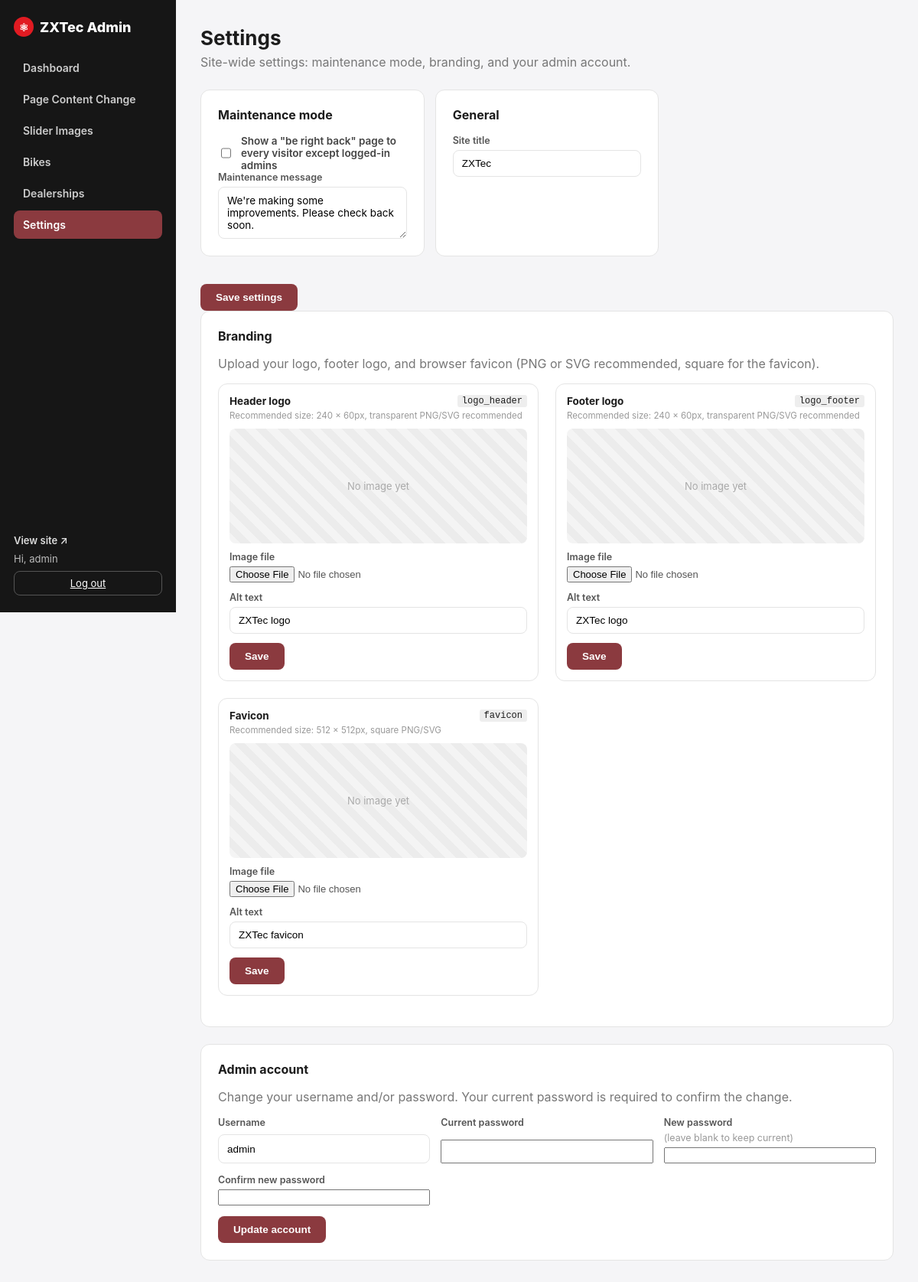
Page /admin/settings.php (signed in) on the committed database.
### tables this page shows
CREATE TABLE IF NOT EXISTS images (
    id INT AUTO_INCREMENT PRIMARY KEY,
    slot VARCHAR(64) NOT NULL UNIQUE,    
    label VARCHAR(128) NOT NULL,         
    filename VARCHAR(255) DEFAULT NULL,  
    alt_text VARCHAR(255) DEFAULT '',
    updated_at TIMESTAMP DEFAULT CURRENT_TIMESTAMP ON UPDATE CURRENT_TIMESTAMP
);

### includes/db.php (called while the page is built, shortened)
<?php
function db(): PDO
{
    static $pdo = null;
    if ($pdo === null) {
        if (DB_SOCKET !== '') {
            $dsn = 'mysql:unix_socket=' . DB_SOCKET . ';dbname=' . DB_NAME . ';charset=utf8mb4';
        } else {
            $dsn = 'mysql:host=' . DB_HOST . ';port=' . DB_PORT . ';dbname=' . DB_NAME . ';charset=utf8mb4';
        }
        $pdo = new PDO($dsn, DB_USER, DB_PASS, [
            PDO::ATTR_ERRMODE            => PDO::ERRMODE_EXCEPTION,
            PDO::ATTR_DEFAULT_FETCH_MODE => PDO::FETCH_ASSOC,
            PDO::ATTR_EMULATE_PREPARES   => false,
        ]);
    }
    return $pdo;
}
function all_images(): array
{
    $rows = db()->query('SELECT * FROM images ORDER BY id')->fetchAll();
    $out = [];
    foreach ($rows as $r) {
        $out[$r['slot']] = $r;
    }
    return $out;
}
function e(?string $s): string
{
    return htmlspecialchars((string) $s, ENT_QUOTES, 'UTF-8');
}
function all_settings(): array
{
    $rows = db()->query('SELECT * FROM settings')->fetchAll();
    $out = [];
    foreach ($rows as $r) {
        $out[$r['setting_key']] = $r['setting_value'];
    }
    return $out;
}

### admin/auth.php (called while the page is built, shortened)
<?php
require_once __DIR__ . '/../includes/db.php';
function current_admin(): ?array
{
    return $_SESSION['admin'] ?? null;
}

### admin/settings.php (the view, shortened to what this page needs)
<?php
require_once __DIR__ . '/layout.php';
$settings = all_settings();
$images   = all_images();
?>
<p class="admin-lead">Site-wide settings: maintenance mode, branding, and your admin account.</p>
<form method="post" class="settings-form">
    <div class="card">
        <h3>Maintenance mode</h3>
        <label class="toggle-row">
            <input type="checkbox" name="maintenance_mode" value="1" <?= ($settings['maintenance_mode'] ?? '0') === '1' ? 'checked' : '' ?>>
            <span>Show a "be right back" page to every visitor except logged-in admins</span>
        </label>
        <label class="field">Maintenance message
            <textarea name="maintenance_message" rows="3"><?= e($settings['maintenance_message'] ?? '') ?></textarea>
        </label>
    </div>
    <div class="card">
        <h3>General</h3>
        <label class="field">Site title
            <input type="text" name="site_title" value="<?= e($settings['site_title'] ?? '') ?>">
        </label>
    </div>
    <button type="submit" class="btn-primary">Save settings</button>
</form>
<div class="card">
    <h3>Branding</h3>
    <p class="admin-lead" style="margin-bottom:16px;">Upload your logo, footer logo, and browser favicon (PNG or SVG recommended, square for the favicon).</p>
    <div class="image-grid image-grid-compact">
        <?php foreach (BRAND_IMAGE_SLOTS as $slot => $slotMeta): $img = $images[$slot] ?? null; ?>
            <div class="image-card">
                <div class="image-card-head">
                    <h4><?= e($slotMeta['label']) ?></h4>
                    <code><?= e($slot) ?></code>
                </div>
                <p class="size-hint">Recommended size: <?= e($slotMeta['size']) ?></p>
                <div class="preview">
                    <?php if ($img && $img['filename']): ?>
                        <img src="<?= e(UPLOAD_URL . '/' . rawurlencode($img['filename'])) ?>" alt="<?= e($img['alt_text'] ?? '') ?>">
                    <?php else: ?>
                        <div class="preview-empty">No image yet</div>
                    <?php endif; ?>
                </div>
                <form method="post" enctype="multipart/form-data" class="image-form">
                    <label class="field">Image file
                        <input type="file" name="image" accept="image/*">
                    </label>
                    <label class="field">Alt text
                        <input type="text" name="alt_text" value="<?= e($img['alt_text'] ?? '') ?>">
                    </label>
                    <div class="image-actions">
                        <button type="submit" class="btn-primary">Save</button>
                    </div>
                </form>
            </div>
        <?php endforeach; ?>
    </div>
</div>
<div class="card">
    <h3>Admin account</h3>
    <p class="admin-lead" style="margin-bottom:16px;">Change your username and/or password. Your current password is required to confirm the change.</p>
    <form method="post" class="settings-form">
        <label class="field">Username
            <input type="text" name="new_username" value="<?= e(current_admin()['username']) ?>" required>
        </label>
        <label class="field">Current password
            <input type="password" name="current_password" required>
        </label>
        <label class="field">New password <span style="font-weight:400;color:#999;">(leave blank to keep current)</span>
            <input type="password" name="new_password" autocomplete="new-password">
        </label>
        <label class="field">Confirm new password
            <input type="password" name="confirm_password" autocomplete="new-password">
        </label>
        <button type="submit" class="btn-primary">Update account</button>
    </form>
</div>

### admin/admin.css (style rules this page uses)
:root { --maroon: #8B3A3F; --red: #E11B22; --ink: #161616; --line: #e4e4e4; --bg: #f5f5f7; }
* { box-sizing: border-box; }
body { margin: 0; font-family: "Inter", "Helvetica Neue", Arial, sans-serif; background: var(--bg); color: #1c1c1c; }
code { background: #eee; padding: 1px 6px; border-radius: 3px; font-size: 12px; }
.admin-lead { color: #777; margin: 0 0 26px; }
.card { background: #fff; border: 1px solid var(--line); border-radius: 12px; padding: 22px; margin-bottom: 22px; }
.card h3 { margin: 0 0 16px; font-size: 16px; }
.card h4 { margin: 0; font-size: 13.5px; }
.settings-form, .content-fields { display: grid; grid-template-columns: repeat(auto-fill, minmax(240px, 1fr)); gap: 14px; }
.content-fields .btn-primary, .settings-form .btn-primary { grid-column: 1 / -1; justify-self: start; }
.field textarea { padding: 9px 11px; border: 1px solid var(--line); border-radius: 8px; font-size: 13.5px; font-family: inherit; resize: vertical; }
.toggle-row { display: flex; align-items: center; gap: 10px; font-size: 13.5px; font-weight: 600; color: #444; }
.toggle-row input { width: 16px; height: 16px; }
.image-grid { display: grid; grid-template-columns: repeat(auto-fill, minmax(300px, 1fr)); gap: 22px; }
.image-grid-compact { margin-bottom: 18px; }
.image-grid-compact .image-card { padding: 14px; gap: 10px; }
.size-hint { margin: -6px 0 0; font-size: 11.5px; color: #999; }
.image-card { background: #fff; border: 1px solid var(--line); border-radius: 12px; padding: 18px; display: flex; flex-direction: column; gap: 14px; }
.image-card-head { display: flex; align-items: center; justify-content: space-between; gap: 10px; }
.preview { background: repeating-linear-gradient(45deg,#f4f4f4,#f4f4f4 10px,#ececec 10px,#ececec 20px); border-radius: 8px; min-height: 150px; display: grid; place-items: center; overflow: hidden; }
.preview-empty { color: #aaa; font-size: 13px; }
.image-form { display: grid; gap: 12px; }
.field { display: grid; gap: 5px; font-size: 12.5px; font-weight: 600; color: #555; }
.field input[type=text] { padding: 9px 11px; border: 1px solid var(--line); border-radius: 8px; font-size: 13.5px; }
.field input[type=file] { font-size: 13px; }
.image-actions { display: flex; gap: 10px; }
.btn-primary { background: var(--maroon); color: #fff; border: 0; padding: 10px 20px; border-radius: 8px; font-weight: 600; font-size: 13.5px; cursor: pointer; }

### rows in the picture
images: alt_text "ZXTec logo"
images: alt_text "ZXTec logo"
images: alt_text "ZXTec favicon"

### other values in the picture
$item['label'] "Dashboard"
$item['label'] "Page Content Change"
$item['label'] "Slider Images"
$item['label'] "Bikes"
$item['label'] "Dealerships"
$item['label'] "Settings"
current_admin()['username'] "admin"
$title "Settings"
$slotMeta['label'] "Header logo"
$slot "logo_header"
$slotMeta['size'] "240 × 60px, transparent PNG/SVG recommended"
$slotMeta['label'] "Footer logo"
$slot "logo_footer"
$slotMeta['label'] "Favicon"
$slot "favicon"
